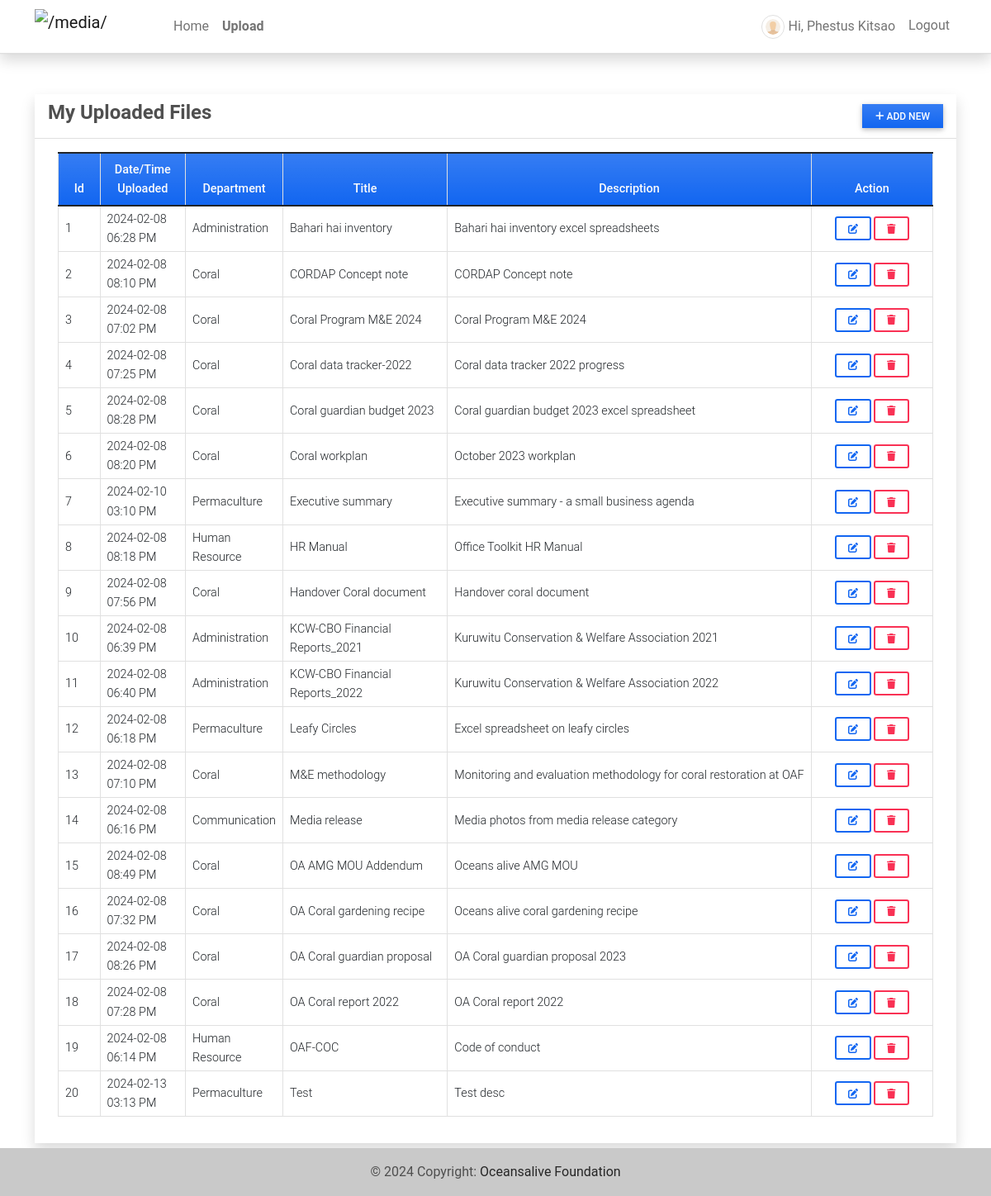
Screenshot of /my_posts (signed in) with the database file from the repository.
### fmsApp/models.py (models this page shows, shortened)
class Post(models.Model):
    user = models.ForeignKey(User, on_delete=models.CASCADE)
    department = models.CharField(max_length=250, default='department')
    title = models.CharField(max_length=250)
    description = models.TextField(blank=True, null=True)
    file_path = models.FileField(upload_to=post_file_path,blank=True, null=True)
    date_created = models.DateTimeField(default=timezone.now)
    date_updated = models.DateTimeField(auto_now=True)
    updated = models.DateTimeField(auto_now=True)
    class Meta:
        ordering = ['-updated']

### fmsApp/views.py (the view)
# urls.py: path('my_posts', views.posts_mgt, name='posts-page'),
@login_required
def posts_mgt(request):
    context['page_title'] = 'Uploads'
    posts = Post.objects.filter(user = request.user).order_by('title', '-date_created').all()
    context['posts'] = posts
    return render(request, 'posts_mgt.html', context)

### fmsApp/templates/posts_mgt.html (shortened to what this page needs)
{% extends 'base.html' %} {% block pageContent %}
<div class="col-lg-12 col-md-12 col-sm-12 col-xs-12">
    <div class="card card-default rounded-0 shadow ">
        <div class="card-header">
            <div class="d-flex w-100 align-items-center justify-content-between">
                <h4 class="card-title fw-bold">My Uploaded Files</h4>
                <div class="tools">
                    <button type="button" class="btn btn-primary rounded-0 bg-gradient btn-sm" id='add_new'><i class="fa fa-plus"></i> Add New</button>
                </div>
            </div>
        </div>
        <div class="card-body">
            <div class="container-fluid">
                <table class="table table-bordered" id="post-list">
                    <colgroup>
                        <col width="5%">
                        <col width="10%">
                        <col width="20">
                        <col width="20%">
                        <col width="30%">
                        <col width="15%">
                    </colgroup>
                    <thead>
                        <tr class="bg-gradient bg-primary bg-opacity-50 text-light">
                            <th class="px-2 py-2 text-center">Id</th>
                            <th class="px-2 py-2 text-center">Date/Time Uploaded</th>
                            <th class="px-2 py-2 text-center">Department</th>
                            <th class="px-2 py-2 text-center">Title</th>
                            <th class="px-2 py-2 text-center">Description</th>
                            <th class="px-2 py-2 text-center">Action</th>
                        </tr>
                    </thead>
                    <tbody>
                        {% for post in posts %}
                        <tr>
                            <td class="px-2 py-1 align-middle">{{ forloop.counter }}</td>
                            <td class="px-2 py-1 align-middle">{{ post.date_created|date:"Y-m-d h:i A" }}</td>
                            <td class="px-2 py-1 align-middle">{{post.department}}</td>
                            <td class="px-2 py-1 align-middle">{{ post.title }}</td>
                            <td class="px-2 py-1 align-middle"><p class="m-0 text-truncate">{{ post.description }}</p></td>
                            <td class="px-2 py-1 align-middle text-center">
                                <a class="btn btn-outline-primary btn-sm edit-data" href="javascript:void(0)" data-id="{{ post.pk }}" title="Edit">
                                    <i class="fa fa-edit"></i>
                                </a>
                                <button class="btn btn-outline-danger btn-sm delete-data" type="button" data-id="{{ post.pk }}" title="Delete">
                                    <i class="fa fa-trash"></i>
                                </button>
                            </td>
                        </tr>
                        {% endfor %}
                    </tbody>
                </table>
            </div>
        </div>
    </div>
</div>
{% endblock pageContent %}

### fmsApp/templates/topNavigation.html (shortened to what this page needs)
{% load static %}
<header>
    <nav class="navbar navbar-expand-lg navbar-light bg-white fixed-top shadow border-bottom">
        <div class="container">
            <a class="navbar-brand" target="_blank" href="{% url 'FMS-page' %}">
                <img src="{{ MEDIA_URL }}/default/logo2.png" height="16" alt="{{ MEDIA_URL }}" loading="lazy" style="margin-top: -3px;" />
            </a>
            <div class="collapse navbar-collapse" id="navbarExample01">
                <ul class="navbar-nav me-auto mb-2 mb-lg-0" id="topNav">
                    {% if user.id %}
                    <li class="nav-item">
                        <a class="nav-link" aria-current="page" href="{% url 'FMS-page' %}">Home</a>
                    </li>
                    <li class="nav-item">
                        <a class="nav-link" aria-current="page" href="{% url 'posts-page' %}">Upload</a>
                    </li>
                    {% endif %}
                </ul>
                <ul class="navbar-nav d-flex flex-row">
                    {% if user.id %} {% if user.profile.user_type == 1 %} {% endif %}
                    <li class="nav-item me-3 me-lg-0">
                        <a class="nav-link" href="{% url 'profile' %}">
                            <span class="me-1"><img src="{{ MEDIA_URL }}/default/default-avatar.png" alt="User Avatar" id="user-avatar" class="img-thumbnail rounded-circle"></span>Hi, {{ user.first_name }} {{user.last_name}}
                        </a>
                    </li>
                    <li class="nav-item me-3 me-lg-0">
                        <a class="nav-link" href="{% url 'logout' %}">Logout</a>
                    </li>
                    {% endif %}
                </ul>
            </div>
        </div>
    </nav>
</header>

### static/assets/default/css/style.css (style rules this page uses)
html, body { height: 100%; width: 100%; max-height: 100%; overflow: auto; display: flex; flex-direction: column; }
body>header { flex-shrink: auto; }
#user-avatar { width: 1.8rem; height: 1.8rem; object-fit: scale-down; object-position: center center; }
.navbar-brand>img { width: 7em; height: 2em; }
.nav-item.active a.nav-link { font-weight: bolder !important; }

### rows the page displays
Post: date_created "2024-02-08 06:28 PM", department "Administration", title "Bahari hai inventory", description "Bahari hai inventory excel spreadsheets"
Post: date_created "2024-02-08 08:10 PM", department "Coral", title "CORDAP Concept note", description "CORDAP Concept note"
Post: date_created "2024-02-08 07:02 PM", department "Coral", title "Coral Program M&E 2024", description "Coral Program M&E 2024"
Post: date_created "2024-02-08 07:25 PM", department "Coral", title "Coral data tracker-2022", description "Coral data tracker 2022 progress"
Post: date_created "2024-02-08 08:28 PM", department "Coral", title "Coral guardian budget 2023", description "Coral guardian budget 2023 excel spreadsheet"
Post: date_created "2024-02-08 08:20 PM", department "Coral", title "Coral workplan", description "October 2023 workplan"
Post: date_created "2024-02-10 03:10 PM", department "Permaculture", title "Executive summary", description "Executive summary - a small business agenda"
Post: date_created "2024-02-08 08:18 PM", department "Human Resource", title "HR Manual", description "Office Toolkit HR Manual"
Post: date_created "2024-02-08 07:56 PM", department "Coral", title "Handover Coral document", description "Handover coral document"
Post: date_created "2024-02-08 06:39 PM", department "Administration", title "KCW-CBO Financial Reports_2021", description "Kuruwitu Conservation & Welfare Association 2021"
Post: date_created "2024-02-08 06:40 PM", department "Administration", title "KCW-CBO Financial Reports_2022", description "Kuruwitu Conservation & Welfare Association 2022"
Post: date_created "2024-02-08 06:18 PM", department "Permaculture", title "Leafy Circles", description "Excel spreadsheet on leafy circles"
Post: date_created "2024-02-08 07:10 PM", department "Coral", title "M&E methodology", description "Monitoring and evaluation methodology for coral restoration at OAF"
Post: date_created "2024-02-08 06:16 PM", department "Communication", title "Media release", description "Media photos from media release category"
Post: date_created "2024-02-08 08:49 PM", department "Coral", title "OA AMG MOU Addendum", description "Oceans alive AMG MOU"
Post: date_created "2024-02-08 07:32 PM", department "Coral", title "OA Coral gardening recipe", description "Oceans alive coral gardening recipe"
Post: date_created "2024-02-08 08:26 PM", department "Coral", title "OA Coral guardian proposal", description "OA Coral guardian proposal 2023"
Post: date_created "2024-02-08 07:28 PM", department "Coral", title "OA Coral report 2022", description "OA Coral report 2022"
Post: date_created "2024-02-08 06:14 PM", department "Human Resource", title "OAF-COC", description "Code of conduct"
Post: date_created "2024-02-13 03:13 PM", department "Permaculture", title "Test", description "Test desc"

### other values shown
{{ user.first_name }} "Phestus"
{{ user.last_name }} "Kitsao"
